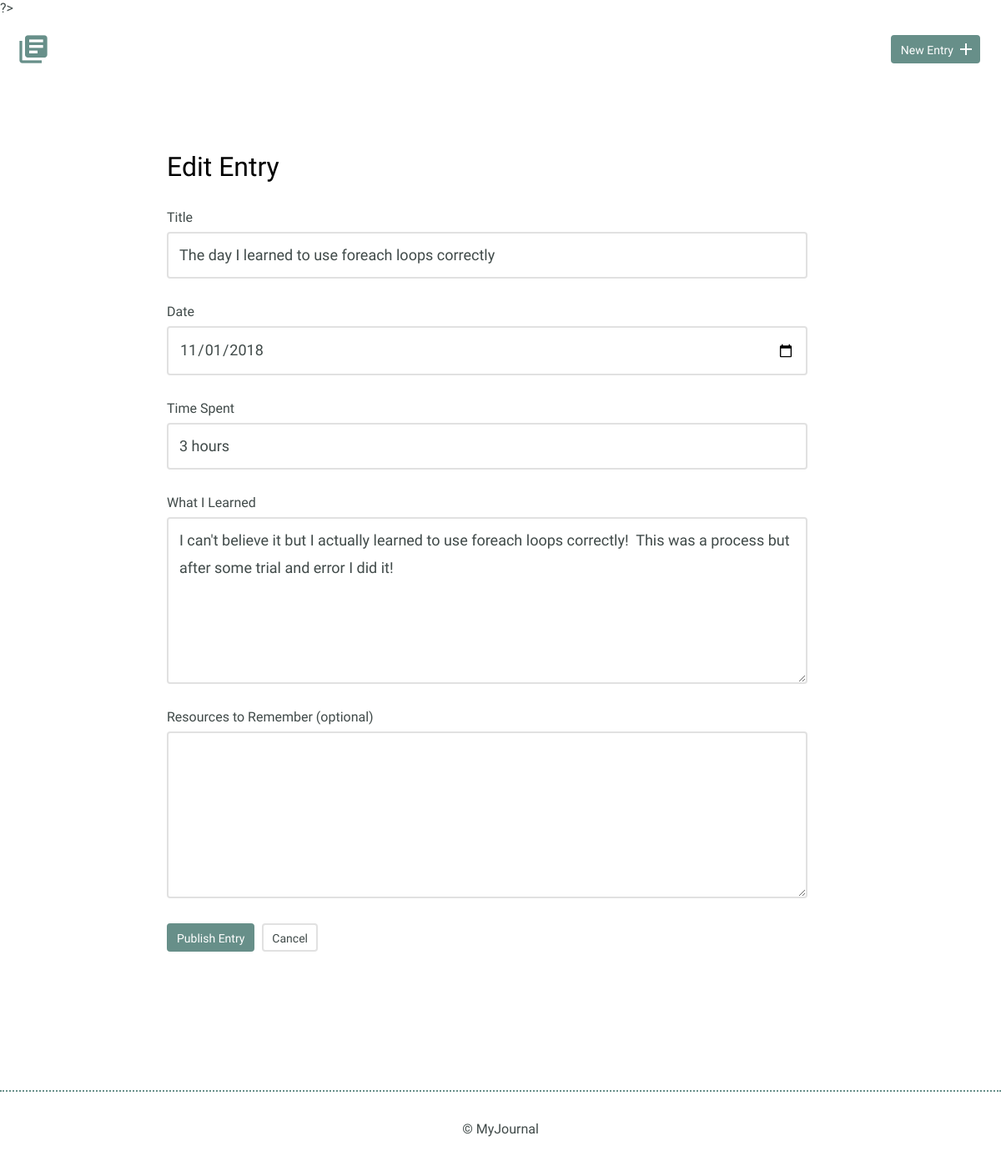
The page /edit.php?id=3 on the database as committed earlier.
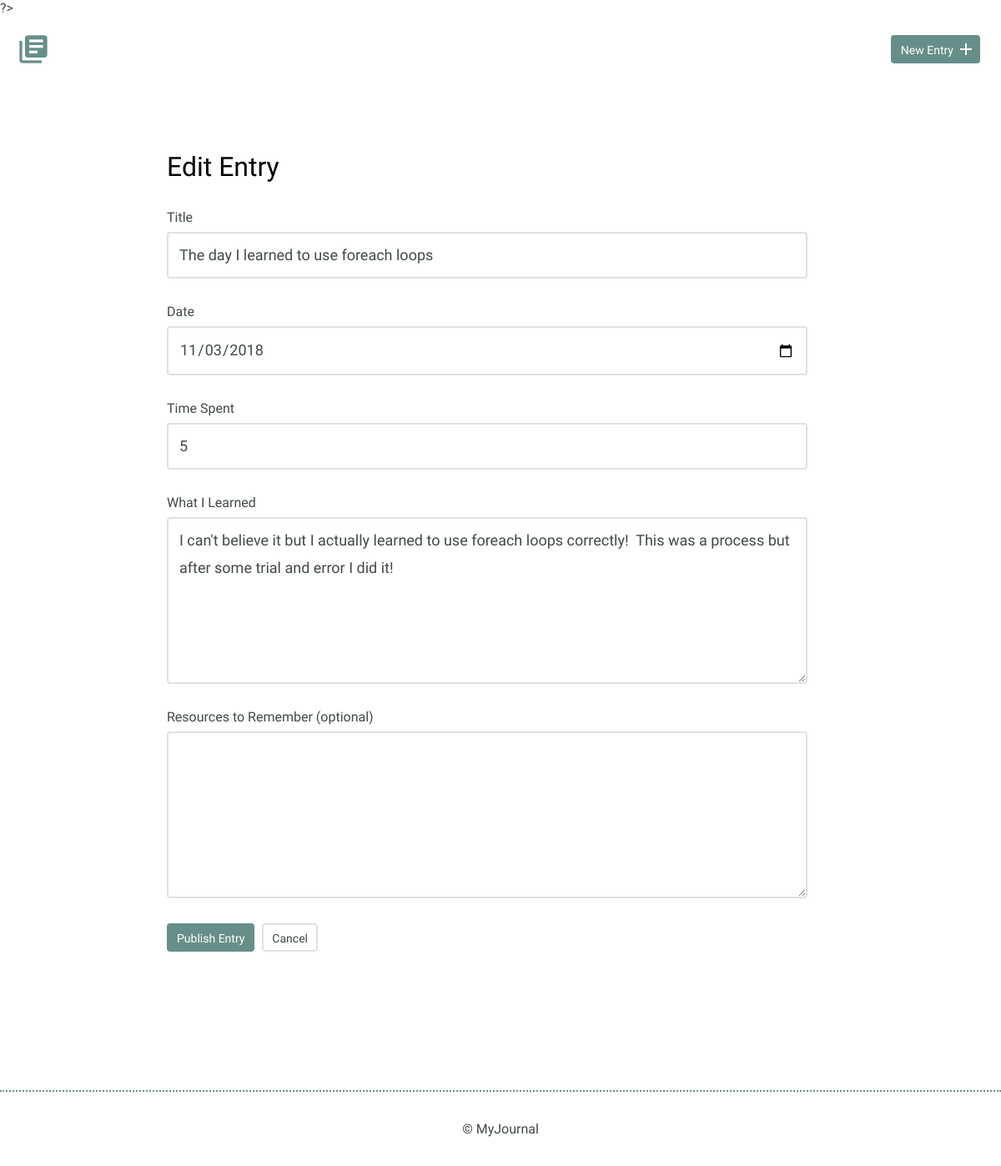
The same page on the database as committed later.
### tables this page shows
CREATE TABLE "entries" (
	`id`	INTEGER,
	`title`	TEXT,
	`date`	TEXT,
	`time_spent`	INTEGER,
	`learned`	BLOB,
	`resources`	BLOB,
	PRIMARY KEY(`id`)
);

### edit.php (the view, shortened to what this page needs)
<?php
require_once("database.php");
if(!empty($_GET['id'])) {
	$entry_id = intval($_GET['id']);
}
try {
	$results = $db->prepare('select * from entries where id = ?');
	$results->bindParam(1, $entry_id);
	$results->execute();
} catch(Exception $e) {
	echo $e->getMessage();
	die();
}
$entry = $results->fetch(PDO::FETCH_ASSOC);
?>
<!DOCTYPE html>
<html>
    <head>
        <link rel="stylesheet" href="css/normalize.css">
        <link rel="stylesheet" href="css/site.css">
    </head>
    <body>
		<?php include "inc/header.php"; ?>
        <section>
            <div class="container">
                <div class="edit-entry">
                    <h2>Edit Entry</h2>
					<form action="edit.php?id=<?php echo($entry["id"]); ?>" method="post">
                        <label for="title"> Title</label>
                        <input id="title" type="text" name="title" value="<?php
							if (isset($_POST["title"])) { echo($_POST["title"]);
							} else { echo($entry["title"]); }
							?>"><br>
                        <label for="date">Date</label>
                        <input id="date" type="date" name="date" value="<?php
							if (isset($_POST["date"])) { echo($_POST["date"]);
							} else { echo($entry["date"]); } ?>"><br>
                        <label for="time-spent"> Time Spent</label>
                        <input id="time-spent" type="text" name="timeSpent"value="<?php
							if (isset($_POST["timeSpent"])) { echo($_POST["timeSpent"]);
							} else { echo($entry["time_spent"]); } ?>"><br>
                        <label for="what-i-learned">What I Learned</label>
                        <textarea id="what-i-learned" rows="5" name="whatILearned"><?php
							if (isset($_POST["whatILearned"])) { echo($_POST["whatILearned"]);
							} else { echo($entry["learned"]); } ?></textarea>
                        <label for="resources-to-remember">Resources to Remember (optional)</label>
                        <textarea id="resources-to-remember" rows="5" name="ResourcesToRemember"><?php
							if (isset($_POST["ResourcesToRemember"])) { echo($_POST["ResourcesToRemember"]) ;
							} else { echo($entry["resources"]); } ?></textarea>
                        <input type="submit" value="Publish Entry" class="button">
                        <a href="#" class="button button-secondary">Cancel</a>
                    </form>
                </div>
            </div>
        </section>
        <?php include "inc/footer.php"; ?>
    </body>
</html>

Rows that differ between the two databases and show on the page:
changed entries: title "The day I learned to use foreach loops correctly" → "The day I learned to use foreach loops"; date "11/01/2018" → "11/03/2018"
Other text that changed with them:
form field timeSpent: "3 hours" → "5"
